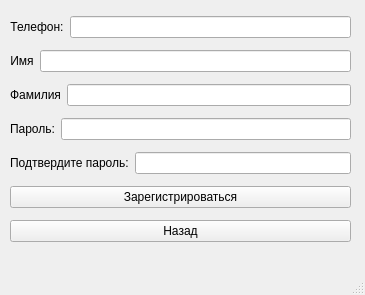
<?xml version="1.0" encoding="UTF-8"?>
<ui version="4.0">
 <class>MainWindow</class>
 <widget class="QMainWindow" name="MainWindow">
  <property name="geometry">
   <rect>
    <x>0</x>
    <y>0</y>
    <width>365</width>
    <height>295</height>
   </rect>
  </property>
  <property name="windowTitle">
   <string>MainWindow</string>
  </property>
  <widget class="QWidget" name="centralwidget">
   <widget class="QWidget" name="verticalLayoutWidget">
    <property name="geometry">
     <rect>
      <x>10</x>
      <y>10</y>
      <width>341</width>
      <height>241</height>
     </rect>
    </property>
    <layout class="QVBoxLayout" name="verticalLayout">
     <item>
      <layout class="QHBoxLayout" name="horizontalLayout_5">
       <item>
        <widget class="QLabel" name="label">
         <property name="text">
          <string>Телефон:</string>
         </property>
         <property name="alignment">
          <set>Qt::AlignCenter</set>
         </property>
        </widget>
       </item>
       <item>
        <widget class="QLineEdit" name="lineEdit"/>
       </item>
      </layout>
     </item>
     <item>
      <layout class="QHBoxLayout" name="horizontalLayout_4">
       <item>
        <widget class="QLabel" name="label_4">
         <property name="text">
          <string>Имя</string>
         </property>
         <property name="alignment">
          <set>Qt::AlignCenter</set>
         </property>
        </widget>
       </item>
       <item>
        <widget class="QLineEdit" name="lineEdit_5">
         <property name="text">
          <string/>
         </property>
        </widget>
       </item>
      </layout>
     </item>
     <item>
      <layout class="QHBoxLayout" name="horizontalLayout_3">
       <item>
        <widget class="QLabel" name="label_5">
         <property name="text">
          <string>Фамилия</string>
         </property>
         <property name="alignment">
          <set>Qt::AlignCenter</set>
         </property>
        </widget>
       </item>
       <item>
        <widget class="QLineEdit" name="lineEdit_4">
         <property name="text">
          <string/>
         </property>
        </widget>
       </item>
      </layout>
     </item>
     <item>
      <layout class="QHBoxLayout" name="horizontalLayout_2">
       <item>
        <widget class="QLabel" name="label_2">
         <property name="text">
          <string>Пароль:</string>
         </property>
         <property name="alignment">
          <set>Qt::AlignCenter</set>
         </property>
        </widget>
       </item>
       <item>
        <widget class="QLineEdit" name="lineEdit_2"/>
       </item>
      </layout>
     </item>
     <item>
      <layout class="QHBoxLayout" name="horizontalLayout">
       <item>
        <widget class="QLabel" name="label_3">
         <property name="text">
          <string>Подтвердите пароль:</string>
         </property>
        </widget>
       </item>
       <item>
        <widget class="QLineEdit" name="lineEdit_3"/>
       </item>
      </layout>
     </item>
     <item>
      <widget class="QPushButton" name="pushButton_2">
       <property name="text">
        <string>Зарегистрироваться</string>
       </property>
      </widget>
     </item>
     <item>
      <widget class="QPushButton" name="pushButton">
       <property name="text">
        <string>Назад</string>
       </property>
      </widget>
     </item>
    </layout>
   </widget>
  </widget>
  <widget class="QMenuBar" name="menubar">
   <property name="geometry">
    <rect>
     <x>0</x>
     <y>0</y>
     <width>365</width>
     <height>22</height>
    </rect>
   </property>
  </widget>
  <widget class="QStatusBar" name="statusbar"/>
 </widget>
 <resources/>
 <connections/>
</ui>
